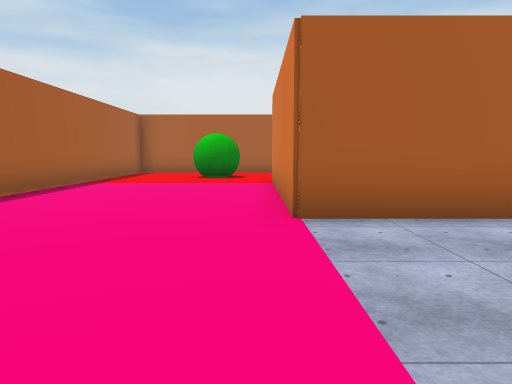
[1] (above)

12 first-person views from a walk through a 3-D level made in the Unity game engine. The camera is 1.5 m above the floor, tilts 6° down and sees 70° across. The floor is counted in squares, 2 m on a side. Each view is taken from the middle of a square. On the plan, view 1 faces up. The plan holds only what a view shows up to about 11 squares ahead; the rest is blank. The place goes on beyond the plan. Some surface patterns are stand-ins.

[2]
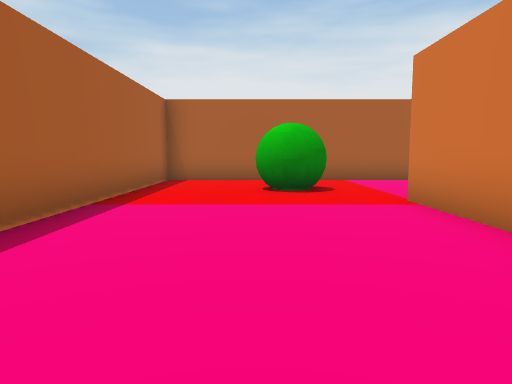

[3]
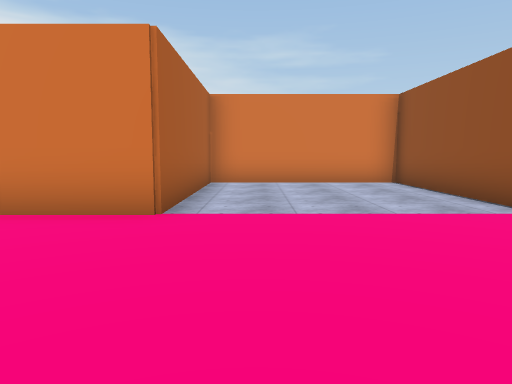

[4]
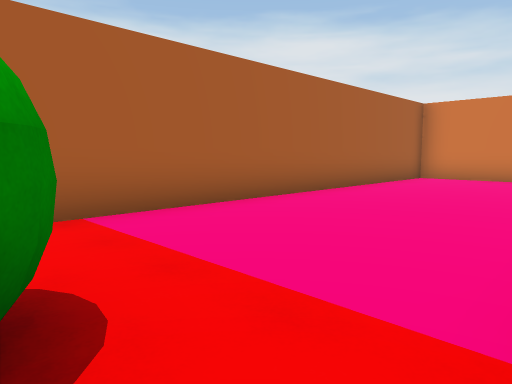

[5]
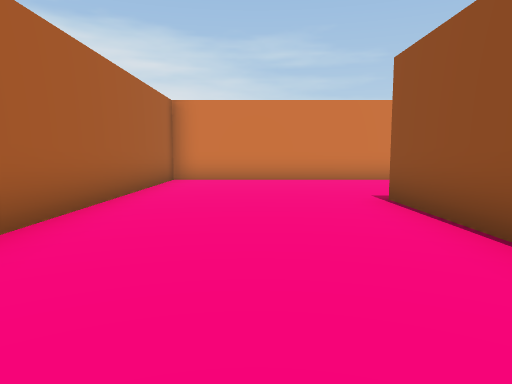

[6]
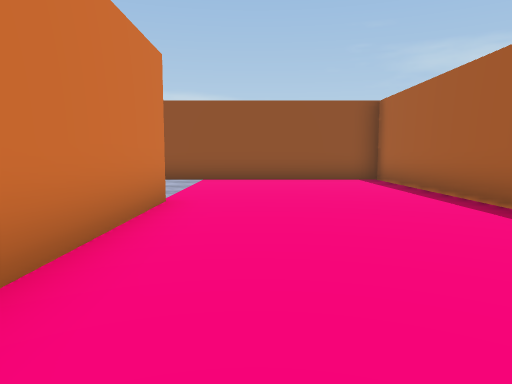

[7]
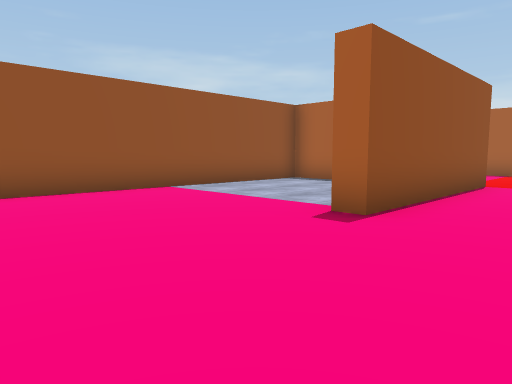

[8]
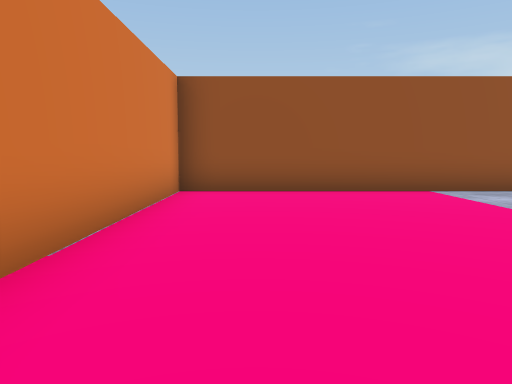

[9]
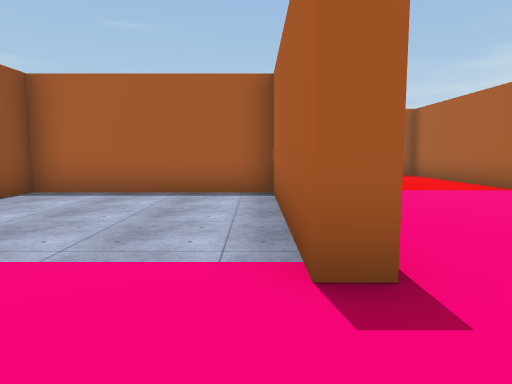

[10]
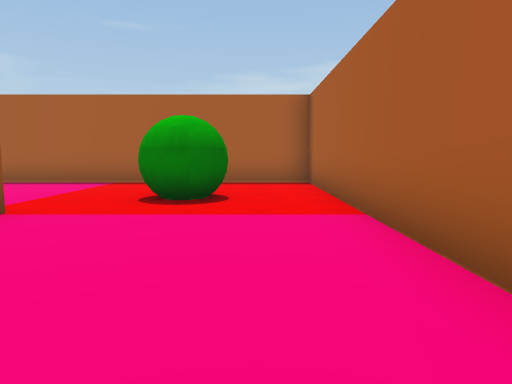

[11]
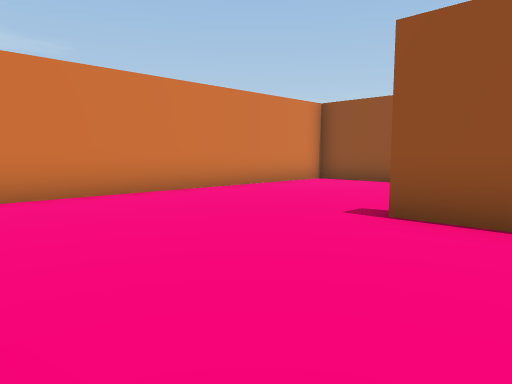

[12]
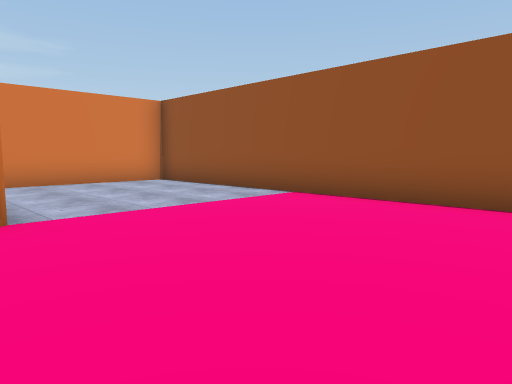

### Floor plan
Points are (right, up) in squares from view 1. A wall is a line through its corners. A room is listed if a view was taken in it or the views show most of it. See-through windows are left out.
Room 1 (views 1, 2, 3, 4, 5, 6, 7, 8, 9, 10, 11, 12)
walls: (0.9, 9.3) (0.9, 4.7) (10.5, 4.7) (10.5, 14.4) (-4.5, 14.4) (-4.5, -0.6) (5.5, -0.6) (5.5, 4.2) (0.4, 4.2) (0.4, 9.8) (5.9, 9.8) (5.9, 9.3) (0.9, 9.3)

Positions as (right, up) in squares from view 1, and headings:
1: (0, 0), facing up
2: (-2, 4), facing up
3: (-4, 3), facing right
4: (-1, 10), facing up-right
5: (0, 12), facing right
6: (-1, 10), facing down
7: (10, 12), facing down-left
8: (9, 12), facing down
9: (8, 9), facing left
10: (5, 13), facing left
11: (4, 14), facing down-right
12: (-4, 5), facing down-right
